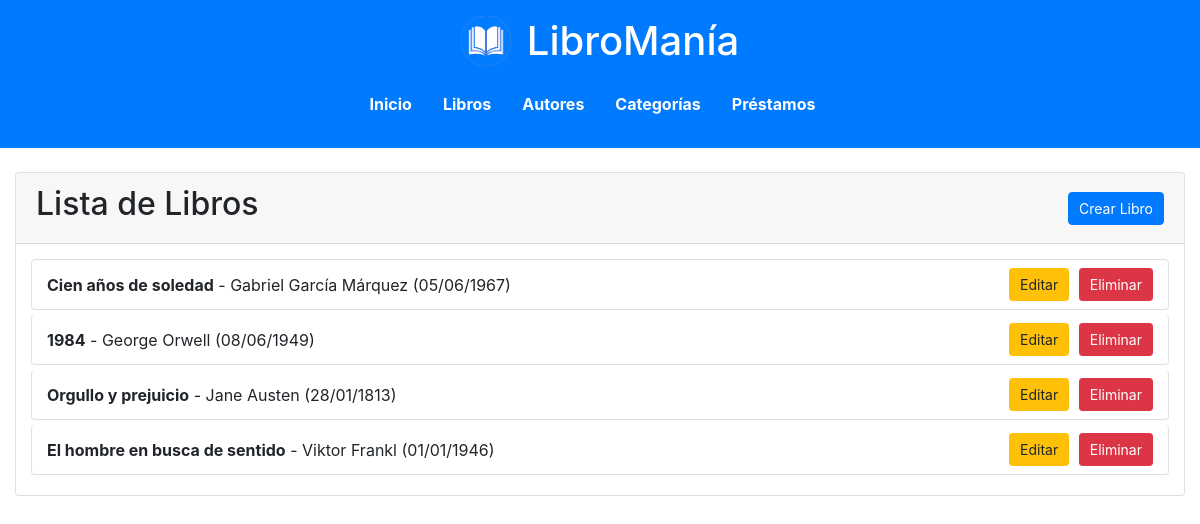
Screenshot of /lista_libros/ with the database file from the repository.
### biblioteca/models.py (models this page shows, shortened)
class Libro(models.Model):
    titulo = models.CharField(max_length=200)  # Título del libro
    autor = models.ForeignKey(Autor, on_delete=models.CASCADE)  # Relación con el autor
    categoria = models.ForeignKey(Categoria, on_delete=models.SET_NULL, null=True, blank=True)  # Relación con la categoría, puede ser nula
    fecha_publicacion = models.DateField()  # Fecha de publicación del libro

class Autor(models.Model):
    nombre = models.CharField(max_length=100)  # Nombre del autor
    nacionalidad = models.CharField(max_length=100)  # Nacionalidad del autor
    fecha_nacimiento = models.DateField()  # Fecha de nacimiento

### biblioteca/views.py (the view)
# urls.py: path('lista_libros/', views.lista_libros, name='lista_libros'),  # Muestra la lista de libros
def lista_libros(request):
    libros = Libro.objects.all()
    return render(request, 'biblioteca/lista_libros.html', {'libros': libros})

### templates/biblioteca/lista_libros.html (shortened to what this page needs)
{% extends 'biblioteca/base.html' %}
{% block content %}
<div class="card mt-4">
    <div class="card-header d-flex justify-content-between align-items-center">
        <h2>Lista de Libros</h2>
        <a href="{% url 'crear_libro' %}" class="btn btn-primary">Crear Libro</a>
    </div>
    <div class="card-body">
        {% if libros %}
            <ul class="list-group">
            {% for libro in libros %}
                <li class="list-group-item d-flex justify-content-between align-items-center">
                    <div>
                        <strong>{{ libro.titulo }}</strong> - {{ libro.autor.nombre }} ({{ libro.fecha_publicacion|date:"d/m/Y" }})
                    </div>
                    <div>
                        <a href="{% url 'editar_libro' libro.id %}" class="btn btn-sm btn-warning">Editar</a>
                        <a href="{% url 'eliminar_libro' libro.id %}" class="btn btn-sm btn-danger">Eliminar</a>
                    </div>
                </li>
            {% endfor %}
            </ul>
        {% else %}
            <p class="text-dark">No hay libros disponibles.</p>
        {% endif %}
    </div>
</div>
{% endblock %}

### templates/biblioteca/base.html (shortened to what this page needs)
<!DOCTYPE html>
{% load static %}
<html lang="es">
<head>
    <link href="https://stackpath.bootstrapcdn.com/bootstrap/4.5.2/css/bootstrap.min.css" rel="stylesheet">
    <link rel="stylesheet" href="{% static 'styles.css' %}">
</head>
<body>
    <header class="bg-primary text-white py-3">
        <div class="container d-flex justify-content-center align-items-center">
            <img src="{% static 'input.png' %}" alt="Logo de LibroManía" class="mr-3" style="height: 50px;">
            <h1 class="mb-0">LibroManía</h1>
        </div>
        <nav class="navbar navbar-expand-lg navbar-light">
            <div class="collapse navbar-collapse justify-content-center">
                <ul class="navbar-nav">
                    <li class="nav-item"><a class="nav-link text-white" href="{% url 'inicio' %}">Inicio</a></li>
                    <li class="nav-item"><a class="nav-link text-white" href="{% url 'lista_libros' %}">Libros</a></li>
                    <li class="nav-item"><a class="nav-link text-white" href="{% url 'lista_autores' %}">Autores</a></li>
                    <li class="nav-item"><a class="nav-link text-white" href="{% url 'lista_categorias' %}">Categorías</a></li>
                    <li class="nav-item"><a class="nav-link text-white" href="{% url 'lista_prestamos' %}">Préstamos</a></li>
                </ul>
            </div>
        </nav>
    </header>
    <main class="container mt-4">
        {% block content %}
        {% endblock %}
    </main>
</body>
</html>

### static/styles.css (style rules this page uses)
.container { max-width: 1200px; margin: 0 auto; }
.navbar { display: flex; justify-content: center; margin-top: 10px; }
.nav-item { margin-right: 15px; }
.nav-item a { text-decoration: none; color: white; font-weight: bold; }
.list-group-item { padding: 8px 15px; margin-bottom: 5px; border-radius: 4px; border: 1px solid #e0e0e0; display: flex; justify-content: space-between; align-items: center; gap: 10px; }
.btn { padding: 5px 10px; font-size: 14px; margin-left: 5px; }
.card-body { padding: 15px; }

### rows the page displays
Libro: titulo "Cien años de soledad", autor.nombre "Gabriel García Márquez", fecha_publicacion "05/06/1967"
Libro: titulo "1984", autor.nombre "George Orwell", fecha_publicacion "08/06/1949"
Libro: titulo "Orgullo y prejuicio", autor.nombre "Jane Austen", fecha_publicacion "28/01/1813"
Libro: titulo "El hombre en busca de sentido", autor.nombre "Viktor Frankl", fecha_publicacion "01/01/1946"
